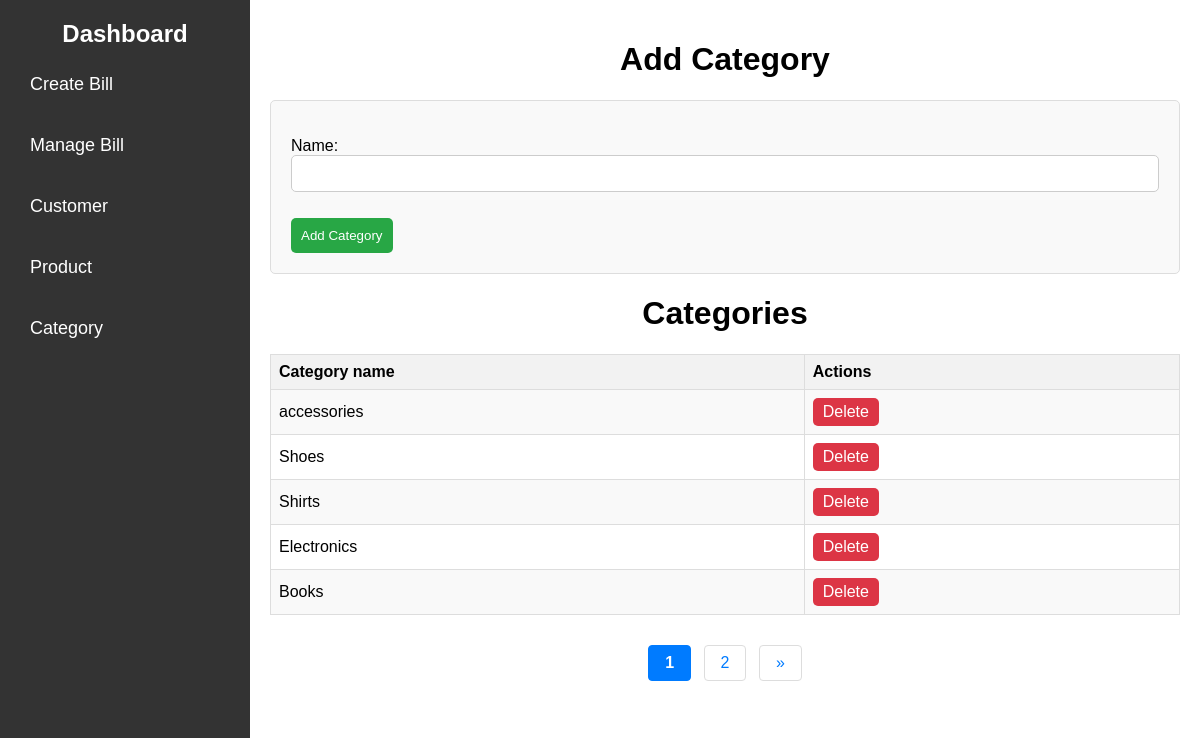
The page /category_list/ on the database its author committed.
### invoice/models.py (models this page shows, shortened)
class Category(models.Model):
    name = models.CharField(max_length=100)

### invoice/views.py (the view)
# urls.py: path('category_list/', views.category_list, name='category_list'),
def category_list(request):
    if request.method == 'POST':
        form = CategoryForm(request.POST)
        if form.is_valid():
            form.save()
            return redirect('category_list')
    else:
        form = CategoryForm()
    categories = Category.objects.all()
    page_obj = paginate_queryset(request,categories)
    return render(request, 'add_category.html', {'form': form,'page_obj': page_obj})

### invoice/forms.py
class CategoryForm(forms.ModelForm):
    class Meta:
        model = Category
        fields = ['name']

### invoice/page.py (called while the page is built)
def paginate_queryset(request, queryset, per_page=5):
    paginator = Paginator(queryset, per_page)
    page_number = request.GET.get('page')
    try:
        page_obj = paginator.get_page(page_number)
    except PageNotAnInteger:
        page_obj = paginator.page(1)
    except EmptyPage:
        page_obj = paginator.page(paginator.num_pages)
    return page_obj

### invoice/templates/add_category.html (shortened to what this page needs)
{% extends 'home.html' %}
{% load static %}
{% block css %}
<link rel="stylesheet" href="{% static 'invoice/css/category.css' %}">
{% endblock %}
{% block content %}
<h1>Add Category</h1>
<form method="post" class="add-category-form">
    {{ form.as_p }}
    <button type="submit">Add Category</button>
</form>
    <h1>Categories</h1>
    <table class="category-table">
        <tr>
            <th>Category name</th>
            <th>Actions</th>
        </tr>
        {% for category in page_obj.object_list %}
        <tr>
            <td>{{ category.name }}</td>
            <td class="category-actions">
                <a href="category_delete/{{ category.id }}">Delete</a>
            </td>
        </tr>
        {% endfor %}
    </table>
    <center>
        <div class="pagination">
            {% for num in page_obj.paginator.page_range %}
                {% if page_obj.number == num %}
                    <strong class="pagination-current">{{ num }}</strong>
                {% elif num > page_obj.number|add:'-2' and num < page_obj.number|add:'2' %}
                    <a href="?page={{ num }}" class="pagination-link">{{ num }}</a>
                {% endif %}
            {% endfor %}
            {% if page_obj.has_next %}
                <a href="?page={{ page_obj.next_page_number }}" class="pagination-link">»</a>
            {% endif %}
        </div>
    </center>
{% endblock %}

### invoice/static/invoice/css/base.css (style rules this page uses)
body { margin: 0; padding: 0; font-family: Arial, sans-serif; }
h1 { text-align: center; }

### invoice/static/invoice/css/category.css (style rules this page uses)
h1,h2 { text-align: center; }
.category-table { width: 100%; border-collapse: collapse; margin-bottom: 20px; }
.category-table th, .category-table td { border: 1px solid #ddd; padding: 8px; text-align: left; }
.category-table th { background-color: #f2f2f2; }
.category-table tr:nth-child(even) { background-color: #f9f9f9; }
.category-actions a { display: inline-block; margin-right: 10px; padding: 5px 10px; text-decoration: none; background-color: #dc3545; color: white; border-radius: 5px; }
.add-category-form { margin-top: 20px; max-width: 1000px; margin: 0 auto; padding: 20px; background-color: #f9f9f9; border: 1px solid #ddd; border-radius: 5px; }
.add-category-form input[type="text"] { width: 100%; padding: 10px; margin-bottom: 10px; box-sizing: border-box; border: 1px solid #ccc; border-radius: 5px; }
.add-category-form button[type="submit"] { width: auto; padding: 10px; background-color: #28a745; color: white; border: none; border-radius: 5px; cursor: pointer; transition: background-color 0.3s; }
.pagination { display: inline-block; padding: 10px 0; text-align: center; }
.pagination-link, .pagination-current { color: #007bff; display: inline-block; padding: 8px 16px; text-decoration: none; transition: background-color .3s; margin: 0 4px; border: 1px solid #ddd; border-radius: 4px; }
.pagination-current { background-color: #007bff; color: white; border: 1px solid #007bff; }

### rows shown on the page
Category: name "accessories"
Category: name "Shoes"
Category: name "Shirts"
Category: name "Electronics"
Category: name "Books"

### other values the page prints
{{ num }} "1"
{{ num }} "2"
